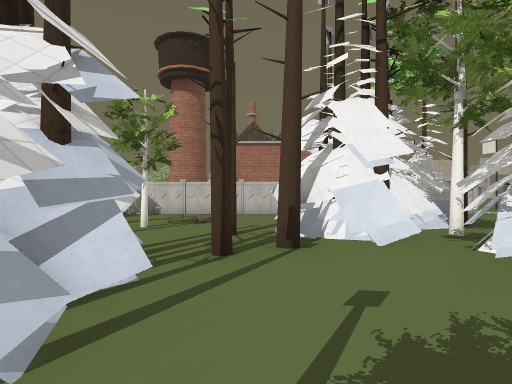
[1] (above)

16 first-person views from a walk through a Godot game level. The camera is 1.5 m above the floor, looks level and sees 80° across. The floor is counted in squares, 2 m on a side. Each view is taken from the middle of a square. On the plan, view 1 faces up. The plan holds only what a view shows up to about 10 squares ahead; the rest is blank. The place goes on beyond the plan. Some surface patterns are stand-ins.

[2]
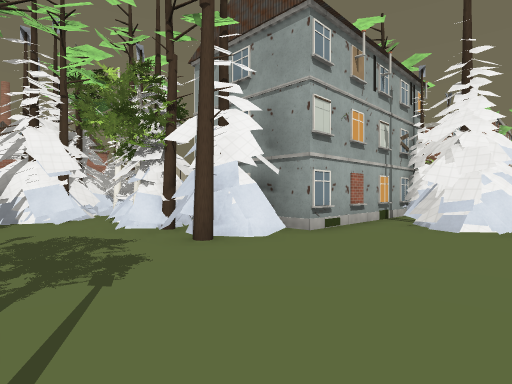

[3]
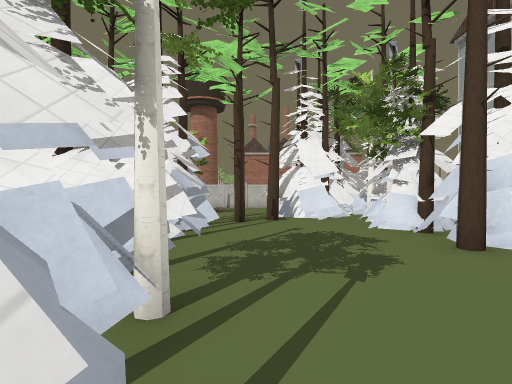

[4]
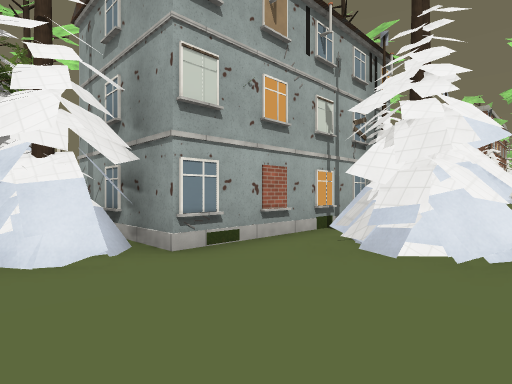

[5]
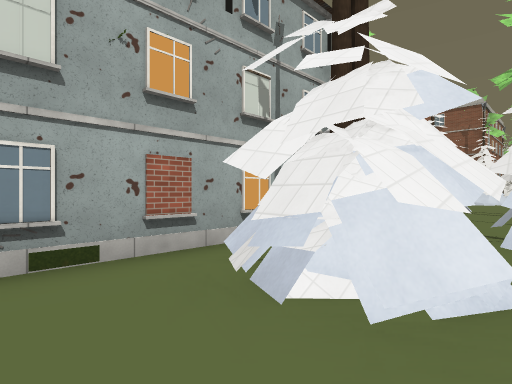

[6]
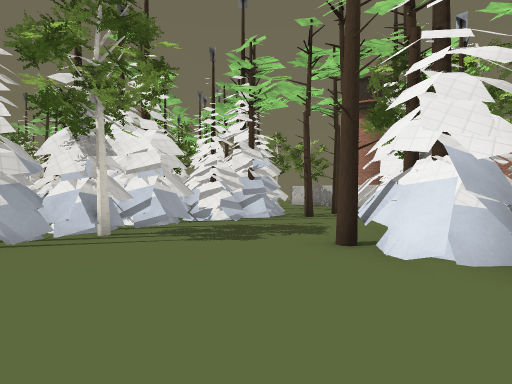

[7]
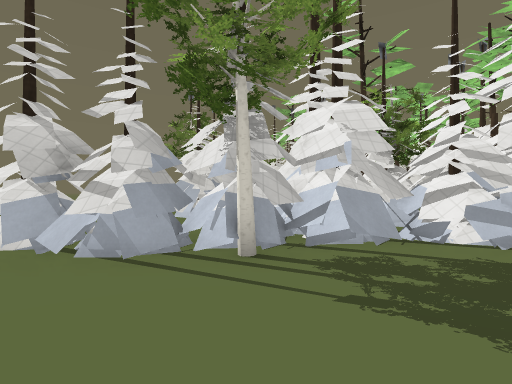

[8]
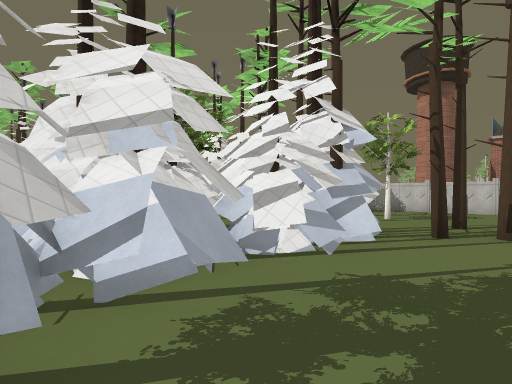

[9]
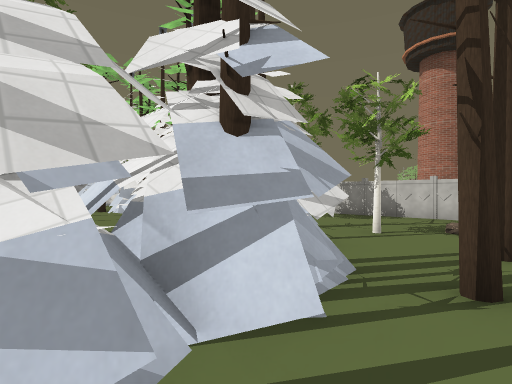

[10]
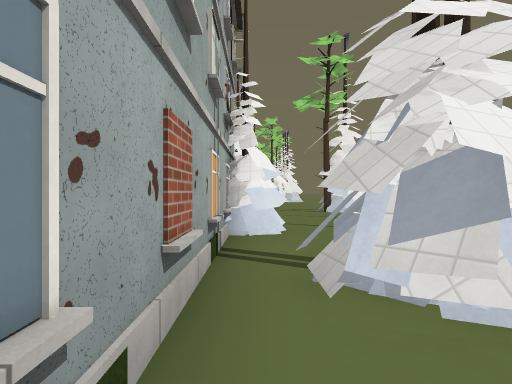

[11]
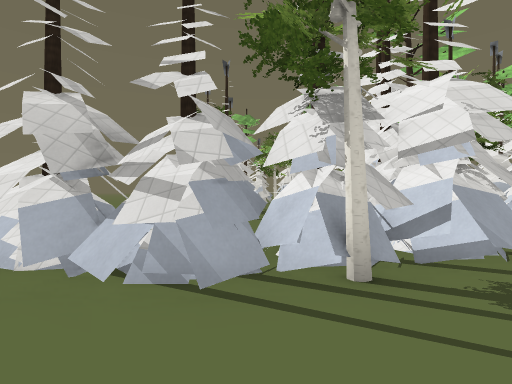

[12]
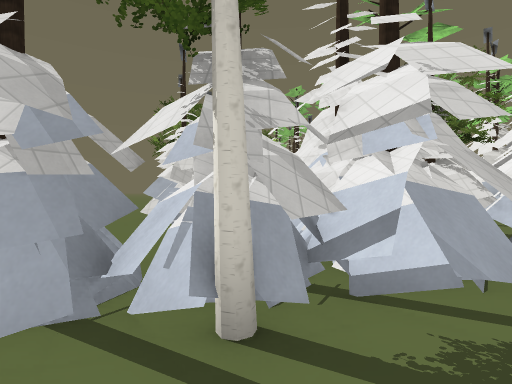

[13]
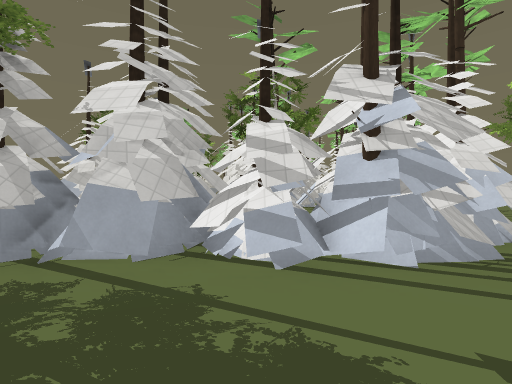

[14]
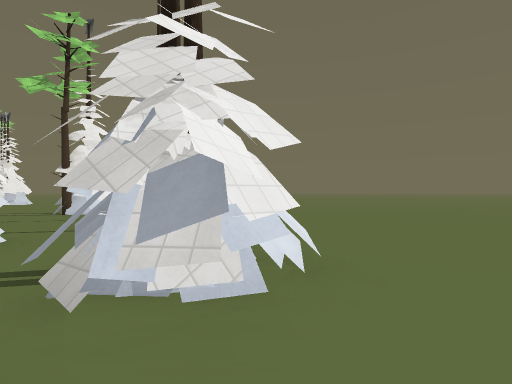

[15]
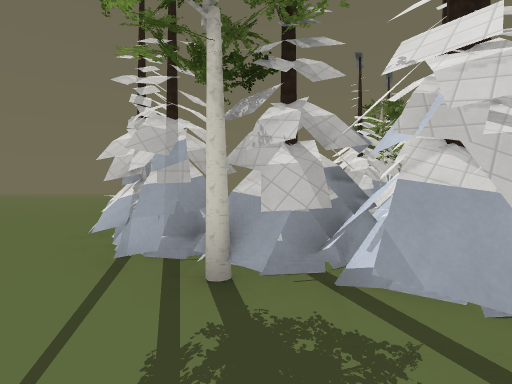

[16]
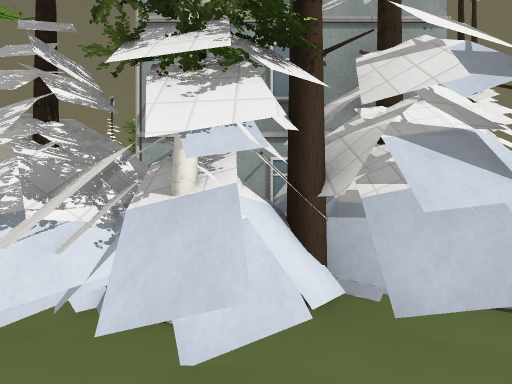

### Floor plan
Key: @ floor where view 1 was taken; # wall or solid block; x gap in a wall; . floor; = window, fence, low wall or low ledge; T pine tree; F fence; W tower; O other object.
Columns run from 10 left of view 1 to 17 right of it. Each row starts with its distance up from view 1.
 14        W
 13        W
 12
 11
 10     FFFFFFOO
  9      ......
  8      ......   ##
  7       ..#..   #T
  6  #     ....# T..
  5 #.#   T#..T###.
  4 .....T ##.T###
  3    ... ###..####
  2       ####...T##
  1       ####...###
  0       ###.@..T##== ##
 -1        ###..........##
 -2        ###.......## ........
 -3    #....##.......## ........
 -4    ##..  #.......x..##    #T

Where each view was taken, in squares from view 1:
view 1: 0 up, 0 right, facing up
view 2: 4 down, 0 right, facing up-right
view 3: 4 down, 0 right, facing up
view 4: 4 down, 3 right, facing up-right
view 5: 4 down, 5 right, facing up-right
view 6: 4 down, 5 right, facing up-left
view 7: 2 down, 3 right, facing left
view 8: 2 down, 1 right, facing up-left
view 9: 1 up, 0 right, facing up-left
view 10: 1 down, 5 right, facing right
view 11: 3 down, 2 right, facing left
view 12: 2 down, 1 right, facing left
view 13: 1 up, 2 right, facing left
view 14: 1 down, 5 right, facing down-right
view 15: 0 up, 1 right, facing down-left
view 16: 2 up, 1 right, facing right
